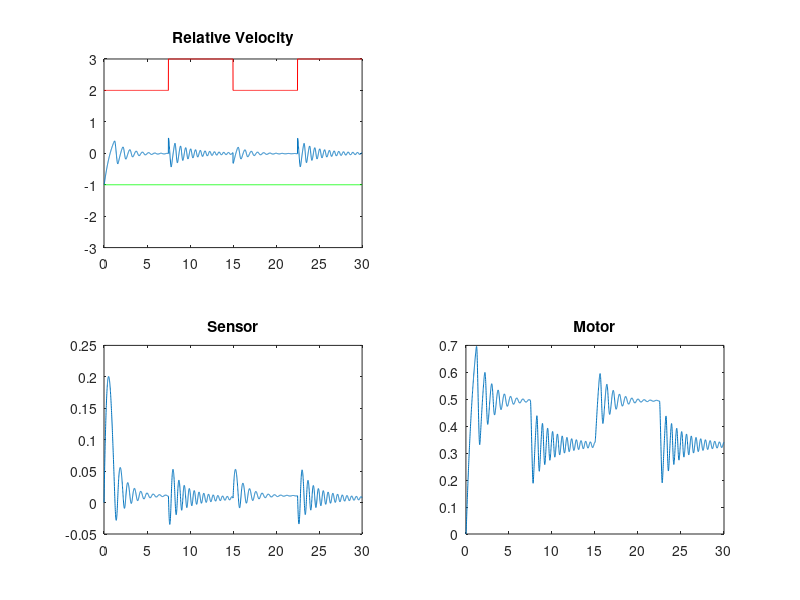

This figure's MATLAB source:
%Brain_Closed_03.m
%Project Title: An agent based model of motor adaption in larval zebrafish
%Description: Closed loop CTRNN model of motor adaption with modulated gain
%Francis Poole
%10.7.14

clf;
clc;
clear;

%Init
dt = 0.01; %Time step
T = 30; %Amount of time
time = 0:dt:T; %Time array

m(1) = 0; %Motor node start
s(1) = 0; %Sensor node start
wM = 0; %Motor weight
wS = 0; %Sensor weight
wMS = 50; %Motor <- Sensor weight
wSM = 0; %Sensor <- Motor weight

%Gain parameter
% K(1:T/dt+1) = 1;
%    OR
K(1:(T/dt+1)/4) = 2;
K((T/dt+1)/4:(T/dt+1)/2) = 3;
K((T/dt+1)/2:3*(T/dt+1)/4) = 2;
K(3*(T/dt+1)/4:(T/dt+1)) = 3;

%Flow velocity of water.
flowV(1:T/dt+1) = -1;
%    OR
% flowV(1:(T/dt+1)/4) = -1; %Flow velocity of water
% flowV((T/dt+1)/4:(T/dt+1)/2) = 0;
% flowV((T/dt+1)/2:3*(T/dt+1)/4) = -1;
% flowV(3*(T/dt+1)/4:(T/dt+1)) = 0;

%Swim velocity of fish. Start at rest
swimV(1) = 0;

tau_b = 1; %Time scale

for t = 1:length(time) - 1
    swimV(t) = K(t) * m(t); %Update swim velocity
    s(t+1) = s(t) + 1/tau_b * dt * (-s(t) + tanh((wS * s(t)) + wSM * m(t) - (swimV(t) + flowV(t)))); %Update sensor node
    m(t+1) = m(t) + 1/tau_b * dt * (-m(t) + tanh((wM * m(t)) + wMS * s(t))); %Update motor node
end
swimV(t+1) = K(t) * m(t);


%Plot
subplot(2,2,1)
plot(time,flowV+swimV);
hold on
plot(time,K,'r');
plot(time,flowV,'g');
hold off
title('Relative Velocity');
ylim([-3,3]);


subplot(2,2,3)
plot(time, s)
title('Sensor');

subplot(2,2,4);
plot(time, m);
title('Motor');